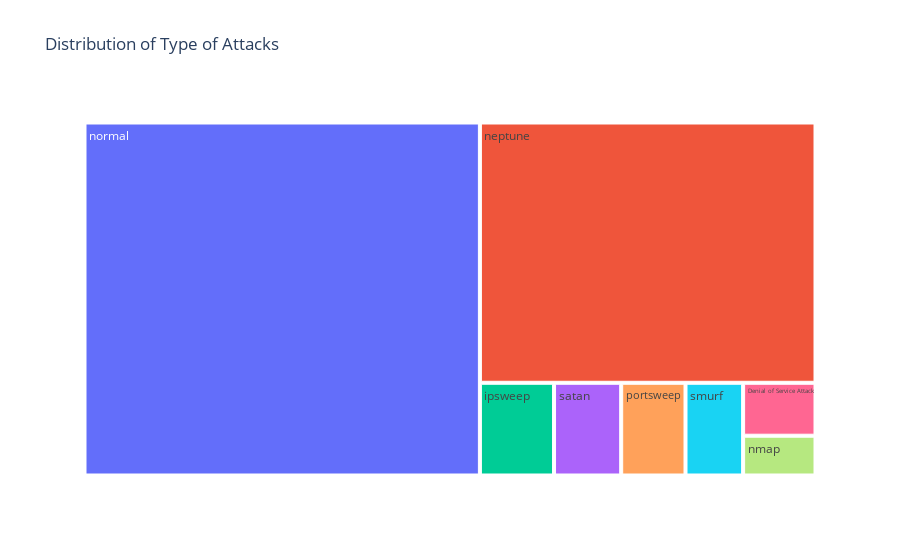

The notebook cell saved with this chart:
### Code cell
class_distribution = df['type_of_attack'].value_counts().reset_index()
class_distribution.columns = ['type_of_attack', 'count']

fig = px.treemap(class_distribution, 
                 path=['type_of_attack'], 
                 values='count', 
                 title='Distribution of Type of Attacks')
fig.show()

### Figure 1 — Plotly figure (JSON) as saved in the notebook; plotly's stock layout.template omitted (floating-point values rounded to 4 significant figures)
{"data": [{"branchvalues": "total", "domain": {"x": [0, 1], "y": [0, 1]}, "hovertemplate": "labels=%{label}<br>count=%{value}<br>parent=%{parent}<br>id=%{id}<extra></extra>", "ids": ["Denial of Service Attack", "ipsweep", "neptune", "nmap", "normal", "portsweep", "satan", "smurf"], "labels": ["Denial of Service Attack", "ipsweep", "neptune", "nmap", "normal", "portsweep", "satan", "smurf"], "name": "", "parents": ["", "", "", "", "", "", "", ""], "type": "treemap", "values": [1613, 2894, 36767, 1212, 58750, 2510, 2621, 2249]}], "layout": {"legend": {"tracegroupgap": 0}, "title": {"text": "Distribution of Type of Attacks"}}}
